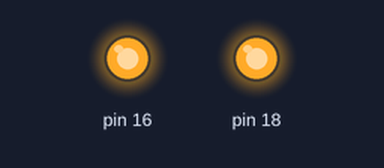
A program run on a simulated Raspberry Pi (header pin numbers). Parts: output pins drawn as LEDs (lit = HIGH). Threads take turns every 2 ms. At 2.0 s the program stops and its outputs stay as they are.

Above: at 0.1 s.
At 1.1 s:
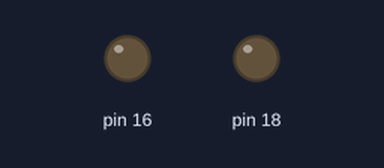
Timing chart, 0 to 2.6 s (numbered marks = the images above):
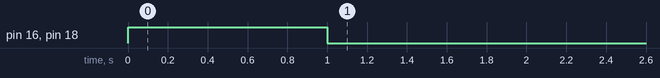

Measured:
- by itself, pin 16, pin 18: LOW → HIGH at 0.00 s, → LOW 1.0 s later

The program:

mul-threading.py
```python
import threading
import time
import RPi.GPIO as GPIO

GPIO.setmode(GPIO.BOARD)
GPIO.setup(18, GPIO.OUT)
GPIO.setup(16, GPIO.OUT)

def first():
    GPIO.output(18, 1)
    time.sleep(1)
    GPIO.output(18, 0)
    time.sleep(1)


def second():
    GPIO.output(16, 1)
    time.sleep(1)
    GPIO.output(16, 0)
    time.sleep(1)

t1 = threading.Thread(target=first)
t2 = threading.Thread(target=second)

threads = [t1, t2]

for i in threads:
    i.start()
for i in threads:
    i.join()

GPIO.cleanup()
```
